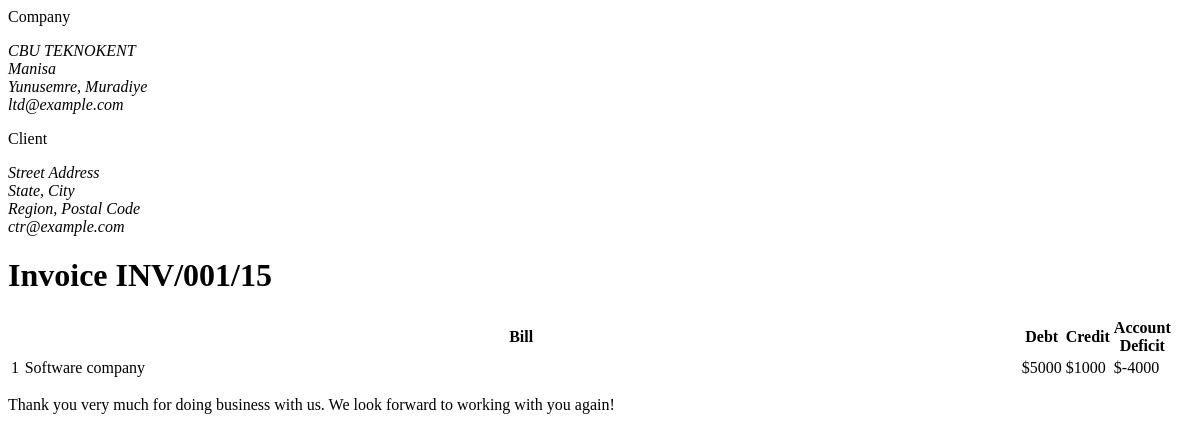
/select/detail/2/, run on an earlier commit of the app's database.
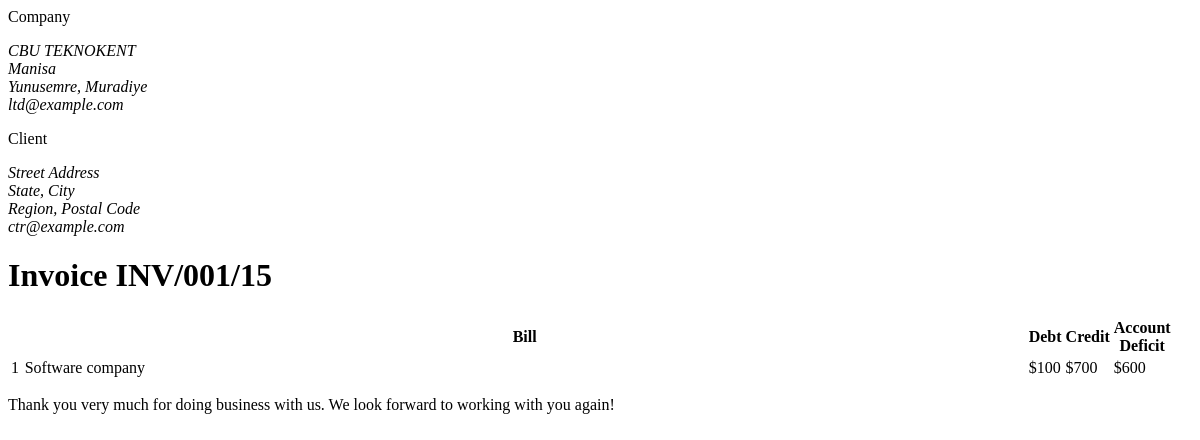
And on a later commit of the database.
### companies/models.py (models this page shows)
class Operation(models.Model):
    debt = models.IntegerField(default=0)
    credit = models.IntegerField(default=0)
    def dif(self):
        return (self.credit - self.debt)

### companies/views.py (the view)
# urls.py: path('select/detail/<int:pk>/', views.selectCompanyDetail, name = "selectCompanyDetail"),
def selectCompanyDetail(request, pk):
    operation = Operation.objects.get(pk=pk)
    context = {
        "operation": operation
    }
    return render(request, "detail.html", context)

### templates/detail.html (shortened to what this page needs)
<div class="page-body">
          <div class="container-xl">
            <div class="card card-lg">
              <div class="card-body">
                <div class="row">
                  <div class="col-6">
                    <p class="h3">Company</p>
                    <address>
                      CBU TEKNOKENT<br>
                      Manisa<br>
                      Yunusemre, Muradiye<br>
                      ltd@example.com
                    </address>
                  </div>
                  <div class="col-6 text-end">
                    <p class="h3">Client</p>
                    <address>
                      Street Address<br>
                      State, City<br>
                      Region, Postal Code<br>
                      ctr@example.com
                    </address>
                  </div>
                  <div class="col-12 my-5">
                    <h1>Invoice INV/001/15</h1>
                  </div>
                </div>
                <table class="table table-transparent table-responsive">
                  <thead>
                    <tr>
                      <th class="text-center" style="width: 1%"></th>
                      <th>Bill</th>
                      <th class="text-center" style="width: 1%">Debt</th>
                      <th class="text-end" style="width: 1%">Credit</th>
                      <th class="text-end" style="width: 1%">Account Deficit</th>
                    </tr>
                  </thead>
                  <tbody><tr>
                    <td class="text-center">1</td>
                    <td>
                      <div class="text-secondary">Software company</div>
                    </td>
                    <td class="text-center">
                      ${{ operation.debt }}
                    </td>
                    <td class="text-end">${{ operation.credit }}</td>
                    <td class="text-end">${{ operation.dif }}</td><td class="text-end"></td>
                  </tr>
                </tbody></table>
                <p class="text-secondary text-center mt-5">Thank you very much for doing business with us. We look forward to working with
                  you again!</p>
              </div>
            </div>
          </div>
        </div>

What changed in the data, as far as the page shows it:
changed Operation: debt "5000" → "100"; credit "1000" → "700"; dif "-4000" → "600"
